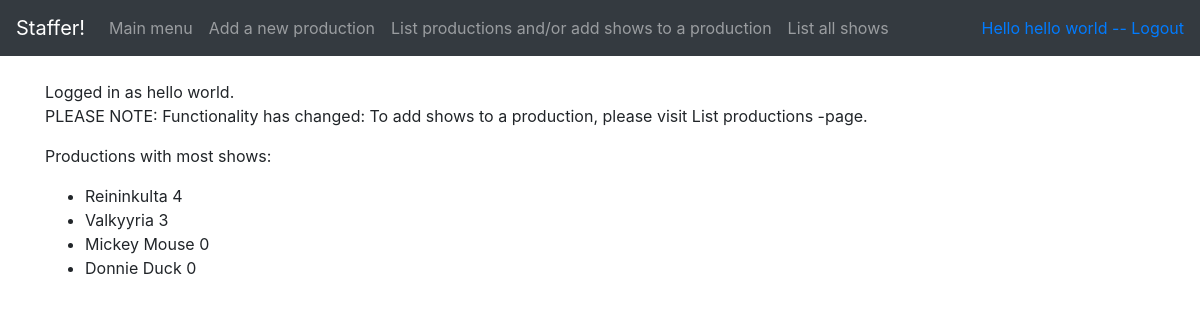
Page / (signed in) on the committed database.
### application/auth/models.py (models this page shows, shortened)
class User(db.Model):
    __tablename__ = "account"
    id = db.Column(db.Integer, primary_key=True)
    date_created = db.Column(db.DateTime, default=db.func.current_timestamp())
    date_modified = db.Column(db.DateTime, default=db.func.current_timestamp(),
                              onupdate=db.func.current_timestamp())
    name = db.Column(db.String(144), nullable=False)
    username = db.Column(db.String(144), nullable=False)
    password = db.Column(db.String(144), nullable=False)

### application/productions/models.py (models this page shows, shortened)
class Production(db.Model):
    __tablename__ = "production"
    id = db.Column(db.Integer, primary_key=True)
    date_modified = db.Column(db.DateTime, default=db.func.current_timestamp(),
    onupdate=db.func.current_timestamp())
    name = db.Column(db.String(144), nullable=False)
    shows = db.relationship("Show", backref='production', lazy=True)

### application/views.py (the view)
@app.route("/")
def index():
    return render_template("index.html", most_openings=Show.find_shows_with_most_job_openings())

### application/__init__.py (called while the page is built)
@login_manager.user_loader
def load_user(user_id):
    return User.query.get(user_id)

### application/shows/models.py (called while the page is built)
    @staticmethod
    def find_shows_with_most_job_openings():
        stmt = text("SELECT production.id, production.name, COUNT(show.id) AS LKM FROM production LEFT JOIN show ON show.production_id = production.id group by production.id ORDER BY LKM DESC;")
        res = db.engine.execute(stmt)
        response = []
        for row in res:
            response.append({"LKM":row[2], "name":row[1]})
        return response

### application/templates/index.html
{% extends "layout.html" %}
{% block body %}
  <p>
{% if current_user.is_authenticated %}
Logged in as {{ current_user.name }}.
<br>
PLEASE NOTE: Functionality has changed: To add shows to a production, please visit List productions -page.
<br>
{% if most_openings is defined %}
<p>
  Productions with most shows:
</p>
{% endif %}
<ul>
  {% for show in most_openings %}
  <li>
    <td>{{ show.name }}</td>
    <td>{{ show.LKM }}</td>
  </li>
  {% endfor %}
</ul>
{% endif %}
  </p>
{% endblock %}

### application/templates/layout.html (shortened to what this page needs)
<!DOCTYPE html>
<html>
  <head>
    <link rel="stylesheet" href="https://maxcdn.bootstrapcdn.com/bootstrap/4.0.0/css/bootstrap.min.css">
  </head>
  <body>
    <nav class="navbar navbar-expand-md navbar-dark bg-dark mb-4">
      <a class="navbar-brand" href="#">Staffer!</a>
      <div class="collapse navbar-collapse" id="navbarCollapse">
              <ul class="navbar-nav mr-auto">
        {% if current_user.is_authenticated %}
        <li class="nav-item">
          <a class="nav-link" href="{{ url_for('index') }} ">Main menu</a>
        </li>
        <li class="nav-item">
          <a class="nav-link" href="{{ url_for('productions_form') }}">Add a new production</a>
        </li>
        <li class="nav-item">
          <a class="nav-link" href="{{ url_for('productions_index') }}">List productions and/or add shows to a production</a>
        </li>
        <li class="nav-item">
          <a class="nav-link" href="{{ url_for('shows_index') }}">List all shows</a>
        </li>
        {% endif %}
        </ul>
        <div class="form-inline mt-2 mt-md-0">
          {% if current_user.is_authenticated %}
          <a href="{{ url_for('auth_logout') }}">Hello {{ current_user.name }} -- Logout</a>
          {% else %}
          <a href="{{ url_for('auth_login') }}">Login</a>
          {% endif %}
          </div>
        </div>
      </nav>
  <main role="main" class="container">
    {% block body %}{% endblock %}
  </main>
  </body>
</html>

### rows in the picture
User: name "hello world"
Production: name "Reininkulta", LKM "4"
Production: name "Valkyyria", LKM "3"
Production: name "Mickey Mouse", LKM "0"
Production: name "Donnie Duck", LKM "0"
